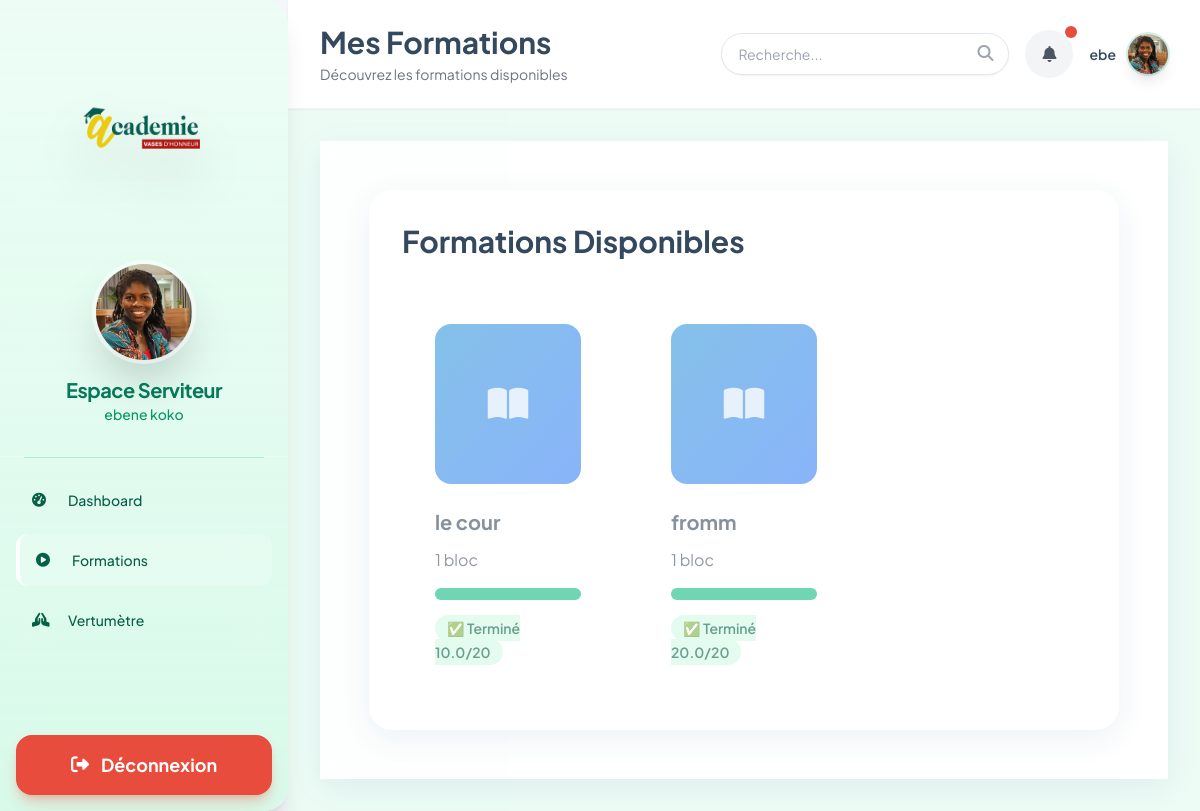
Screenshot of /serviteur/formations/ (signed in) with the database file from the repository.
### traning/models.py (models this page shows, shortened)
class CustomUser(AbstractUser):
    ROLE_CHOICES = [
        ('admin', 'Administrateur'),
        ('serviteur', 'Serviteur'),
    ]
    role = models.CharField(max_length=10, choices=ROLE_CHOICES, default='serviteur')
    phone_number = models.CharField(max_length=15, blank=True, null=True, verbose_name=_("Numéro de téléphone"))
    profile_photo = models.ImageField(upload_to='profile_photos/', blank=True, null=True, verbose_name=_("Photo de profil"))
    is_active = models.BooleanField(default=True, verbose_name=_("Actif"))

class Formation(models.Model):
    name = models.CharField(max_length=200, verbose_name=_("Nom de la formation"))
    questionnaire_json = models.JSONField(default=list, verbose_name=_("Questionnaire (JSON)"), help_text=_("Liste [{'question': '..', 'options': ['a','b'], 'correct': 0}]"))
    created_at = models.DateTimeField(auto_now_add=True)

### traning/views.py (the view)
# urls.py: path('serviteur/formations/', views.serviteur_formations, name='serviteur_formations'),
@login_required(login_url='/')
def serviteur_formations(request):
    if request.user.role != 'serviteur':
        return redirect('/')
    from .models import Formation, ServiteurFormation
    formations = Formation.objects.prefetch_related('blocs__audios').all()
    my_sfs = ServiteurFormation.objects.filter(serviteur=request.user).select_related('formation')
    progress_dict = {}
    for sf in my_sfs:
        progress_dict[sf.formation_id] = sf
    formations_data = []
    for formation in formations:
        sf = progress_dict.get(formation.pk)
        if sf:
            if sf.score and sf.score > 0:
                status = 'completed'
                score20 = round(sf.score * 0.2, 1)
            elif sf.date_debut:
                status = 'in_progress'
                score20 = 0
            else:
                status = 'started'
                score20 = 0
        else:
            status = 'not_started'
            score20 = 0
        formations_data.append({
            'formation': formation,
            'status': status,
            'score20': score20
        })
    return render(request, 'serviteur/formations.html', {
        'formations_data': formations_data
    })

### templates/serviteur/formations.html (shortened to what this page needs)
{% extends 'serviteur/base.html' %}
{% block page_title %}Mes Formations{% endblock %}
{% block subtitle %}Découvrez les formations disponibles{% endblock %}
{% block serviteur_content %}
<div class="glass-panel p-4 sm:p-8 rounded-3xl">
    <div class="flex items-center justify-between mb-8">
        <h1 class="text-3xl font-bold text-charcoal">Formations Disponibles</h1>
    </div>
    <div class="grid grid-cols-1 md:grid-cols-2 lg:grid-cols-3 gap-6">
        {% for item in formations_data %}
        {% with formation=item.formation status=item.status score20=item.score20 %}
        <div class="glass-card bg-white/60 backdrop-blur-xl border border-white/30 rounded-3xl p-8 hover:shadow-2xl hover:scale-[1.02] transition-all cursor-pointer group"
            {% if status == 'completed' %}
                style="opacity: 0.6; pointer-events: none; cursor: default;"
            {% else %}
                onclick="window.location='{% url 'traning:serviteur_formation_detail' formation.pk %}'"
            {% endif %}
        >
            <div class="h-40 bg-gradient-to-br from-accent-blue to-blue-500 rounded-2xl mb-6 flex items-center justify-center">
                <i class="fas fa-book-open text-4xl text-white opacity-80"></i>
            </div>
            <h3 class="text-xl font-bold text-charcoal mb-3 group-hover:text-accent-blue transition-colors">
                {{ formation.name }}
            </h3>
            <p class="text-gray-600 mb-4">
                {{ formation.blocs.count }} bloc{{ formation.blocs.count|pluralize }}
            </p>
            {% if status == 'completed' %}
                <div class="w-full bg-emerald-100 rounded-full h-3 mb-4">
                    <div class="bg-emerald-500 h-3 rounded-full" style="width: 100%"></div>
                </div>
                <span class="px-3 py-1 bg-emerald-100 text-emerald-800 rounded-full font-semibold text-sm">
                    ✅ Terminé {{ score20 }}/20
                </span>
            {% endif %}
        </div>
        {% endwith %}
        {% endfor %}
    </div>
</div>
{% endblock %}

### templates/serviteur/base.html (shortened to what this page needs)
<!DOCTYPE html>
<html lang="fr">
<head>
    <script src="https://cdn.tailwindcss.com"></script>
    <link rel="stylesheet" href="https://cdnjs.cloudflare.com/ajax/libs/font-awesome/6.5.1/css/all.min.css">
</head>
<body class="font-sans antialiased">
    <aside id="sidebar" class="fixed left-0 top-0 h-screen w-72 bg-gradient-to-b from-emerald-50/95 to-emerald-100/80 backdrop-blur-xl text-emerald-800 flex flex-col z-50 shadow-xl border-r-0 rounded-r-3xl transition-transform duration-300 -translate-x-full md:translate-x-0">
        <div class="p-8 border-b border-white/20 flex flex-col items-center gap-4 pt-12">
            <img src="/media/Logo.png" alt="Logo Formation VH" class="w-44 h-44 object-contain mb-6 drop-shadow-2xl" style="background: none;">
            <div class="w-24 h-24 rounded-full overflow-hidden ring-4 ring-white/50 shadow-2xl">
                {% if user.profile_photo %}
                    <img src="{{ user.profile_photo.url }}" alt="{{ user.get_full_name }}" class="w-full h-full object-cover">
                {% else %}
                    <div class="w-full h-full bg-gradient-to-br from-white/30 to-white/10 flex items-center justify-center font-bold text-2xl text-white">
                        {{ user.username|slice:":2"|upper }}
                    </div>
                {% endif %}
            </div>
            <div class="text-center">
                <h2 class="font-bold text-xl tracking-tight text-emerald-700">Espace Serviteur</h2>
                <p class="text-sm font-medium text-emerald-600">{{ user.get_full_name|default:user.username }}</p>
            </div>
        </div>
        <div class="mx-6 border-t border-emerald-300/50"></div>
        <nav class="flex-1 px-4 py-4 space-y-2">
            <a href="{% url 'traning:serviteur_dashboard' %}" class="sidebar-item group flex items-center px-4 py-4 rounded-xl text-sm font-medium {% if request.resolver_match.url_name == 'serviteur_dashboard' %}active{% endif %}">
                <i class="fas fa-tachometer-alt w-5 mr-4"></i>
                <span>Dashboard</span>
            </a>
            <a href="{% url 'traning:serviteur_formations' %}" class="sidebar-item group flex items-center px-4 py-4 rounded-xl text-sm font-medium {% if request.resolver_match.url_name == 'serviteur_formations' %}active{% endif %}">
                <i class="fas fa-play-circle w-5 mr-4"></i>
                <span>Formations</span>
            </a>
            <a href="{% url 'traning:serviteur_vertumetre' %}" class="sidebar-item group flex items-center px-4 py-4 rounded-xl text-sm font-medium {% if request.resolver_match.url_name == 'serviteur_vertumetre' %}active{% endif %}">
                <i class="fas fa-hands-praying w-5 mr-4"></i>
                <span>Vertumètre</span>
            </a>
        </nav>
        <div class="p-4 border-t border-white/20">
            <a href="{% url 'traning:logout' %}" class="flex items-center justify-center gap-3 w-full px-4 py-4 bg-danger-red hover:bg-red-700 text-white rounded-2xl font-bold text-lg shadow-lg shadow-danger-red/30 transition-all hover:scale-105 active:scale-95">
                <i class="fas fa-sign-out-alt"></i>
                <span>Déconnexion</span>
            </a>
        </div>
    </aside>
    <main class="ml-0 md:ml-72 min-h-screen p-4 sm:p-6 md:p-8 bg-emerald-50/90">
        <header class="sticky top-0 z-40 bg-white border-b border-gray-100 px-4 md:px-8 py-4 md:py-6 flex items-center justify-between shadow-sm mb-8 -mx-4 md:-mx-8 -mt-4 md:-mt-8">
            <div class="flex items-center gap-4">
                <div>
                    <h1 class="text-xl md:text-3xl font-bold text-charcoal">{% block page_title %}Dashboard{% endblock %}</h1>
                    <p class="text-xs md:text-sm text-gray-500 mt-1">{% block subtitle %}{% endblock %}</p>
                </div>
            </div>
            <div class="flex items-center gap-2 md:gap-4">
                <div class="relative">
                    <input type="text" placeholder="Recherche..." class="hidden lg:block bg-white border border-gray-200 rounded-full px-4 py-2.5 text-sm w-72 focus:ring-2 focus:ring-emerald-500/30 outline-none transition-all shadow-sm">
                    <i class="fas fa-search absolute right-4 top-3 text-gray-400"></i>
                </div>
                <button class="w-12 h-12 rounded-full bg-gray-100 flex items-center justify-center text-gray-600 hover:bg-gray-200 transition-all relative">
                    <i class="fas fa-bell"></i>
                    <span class="absolute -top-1 -right-1 w-3 h-3 bg-danger-red rounded-full"></span>
                </button>
                <div class="flex items-center gap-3 cursor-pointer group">
                    <span class="text-sm font-semibold text-charcoal group-hover:text-emerald-600 transition-colors">{{ user.username }}</span>
                    <div class="w-10 h-10 rounded-full overflow-hidden shadow-lg ring-2 ring-emerald-500/20">
                        {% if user.profile_photo %}
                            <img src="{{ user.profile_photo.url }}" alt="{{ user.username }}" class="w-full h-full object-cover">
                        {% else %}
                            <div class="w-full h-full bg-emerald-500 flex items-center justify-center text-white font-bold text-sm">
                                {{ user.username|slice:":1"|upper }}
                            </div>
                        {% endif %}
                    </div>
                </div>
            </div>
        </header>
        {% block content %}
        <div class="glass-panel p-12">
            {% block serviteur_content %}{% endblock %}
        </div>
        {% endblock %}
    </main>
</body>
</html>

### templates/serviteur/base.html (style rules this page uses)
body { background-color: #F4F7FA; color: #34495E; }
.glass-panel { background: rgba(255, 255, 255, 0.9); backdrop-filter: blur(10px); border: 1px solid rgba(255, 255, 255, 0.2); box-shadow: 0 8px 32px 0 rgba(31, 38, 135, 0.07); }
.sidebar-item { transition: all 0.2s; }
.sidebar-item.active { background-color: rgba(255, 255, 255, 0.2); border-left: 4px solid white; }

### rows the page displays
CustomUser: profile_photo (picture), get_full_name "ebene koko", username "ebe"
Formation: formation.name "le cour", formation.blocs.count "1", score20 "10.0"
Formation: formation.name "fromm", formation.blocs.count "1", score20 "20.0"
